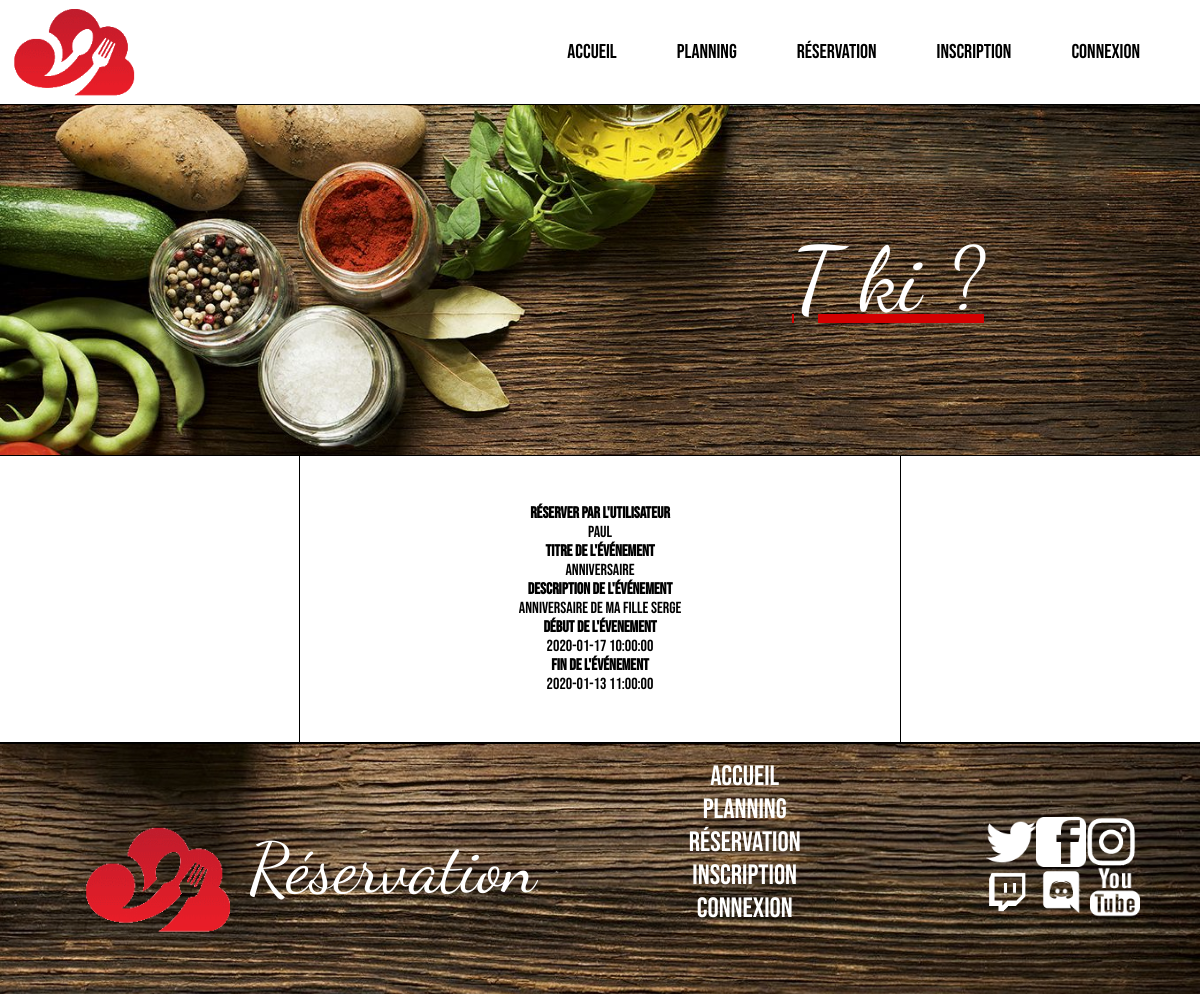
The page /evenement.php?id=31 on the database its author committed.
### tables this page shows
CREATE TABLE IF NOT EXISTS `utilisateurs` (
  `id` int(11) NOT NULL AUTO_INCREMENT,
  `login` varchar(255) NOT NULL,
  `password` varchar(255) NOT NULL,
  PRIMARY KEY (`id`)
);

CREATE TABLE IF NOT EXISTS `reservations` (
  `id` int(11) NOT NULL AUTO_INCREMENT,
  `titre` varchar(255) NOT NULL,
  `description` text NOT NULL,
  `debut` datetime NOT NULL,
  `fin` datetime NOT NULL,
  `id_utilisateur` int(11) NOT NULL,
  PRIMARY KEY (`id`)
);

### evenement.php (the view, shortened to what this page needs)
<?php
    if (isset($_GET['id']))
    {
        $connexion = mysqli_connect("localhost","root","","reservationsalles");
        $Event = " SELECT * FROM reservations WHERE id = '".$_GET['id']."' ";
        $queryEvent = mysqli_query($connexion, $Event);
        $afficheEvent = mysqli_fetch_assoc($queryEvent);
        $requete = "SELECT u.id , u.login , r.titre , r.description , r.debut , r.fin FROM utilisateurs AS u INNER JOIN reservations AS r ON u.id = r.id_utilisateur";
        $queryusers = mysqli_query($connexion, $requete);
        $resultatusers = mysqli_fetch_assoc($queryusers);
    }
?>
<!DOCTYPE html>
<html>
    <head>
        <link rel="stylesheet" href="style.css">
    </head>
    <body>
        <?php include("header.php")?>
        <main>
            <section id="sectioneventsflexaffichage">
                <section id="sectioneventsinside">
            <?php
                    echo "<b>Réserver par l'utilisateur </b> ".$resultatusers['login']."<br>";
                    echo "<b>Titre de l'événement </b> ".$afficheEvent['titre']."<br>";
                    echo "<b>Description de l'événement </b> " .$afficheEvent['description']."<br>";
                    echo "<b>Début de l'évenement </b> " .$afficheEvent['debut']."<br>";
                    echo "<b>Fin de l'événement </b> " .$afficheEvent['fin']."<br>";
            ?>
                </section>
            </section>
        </main>
        <?php include("footer.php")?>
    </body>
</html>

### style.css (style rules this page uses)
body { margin:0; }
#sectioneventsflexaffichage { display:flex; justify-content: center; align-items: center; width:100%; font-family: 'Bebas Neue', cursive; height: 100%; }
#sectioneventsinside { display: flex; flex-direction: column; padding-top: 4%; padding-bottom: 4%; justify-content: center; align-items: center; width: 50%; border-right: 1.5px solid black; border-left: 1.5px solid black; height: 100%; }

### rows shown on the page
utilisateurs: login "Paul"
reservations: titre "Anniversaire", description "Anniversaire de ma fille Serge", debut "2020-01-17 10:00:00", fin "2020-01-13 11:00:00"
